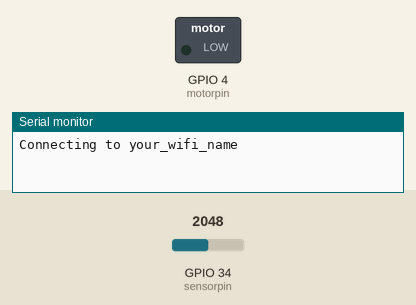
This sketch was run on a simulated ESP32. Parts: switched loads named in the sketch (green lamp = pin HIGH), the last lines printed to the serial monitor. The test bench sets the inputs (shaded band); at power-on: GPIO 34 (sensorpin) = 2048. WiFi joins after 1.5 s; servers stay silent unless stated; no MQTT or app messages arrive unless stated.

Above: at 0.1 s.
At 3.2 s:
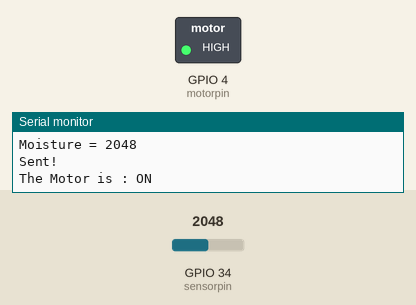
3.3 s: GPIO 34 (sensorpin) set to 739
17.3 s: GPIO 34 (sensorpin) set to 661
28.5 s: GPIO 34 (sensorpin) set to 740
At 29.2 s:
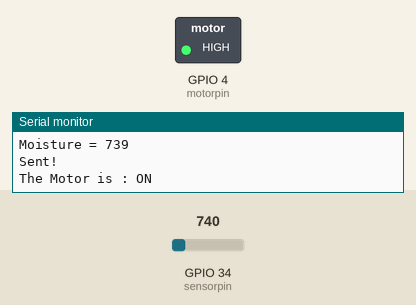
Timing chart, 0 to 31.5 s (numbered marks = the images above; inputs shaded):
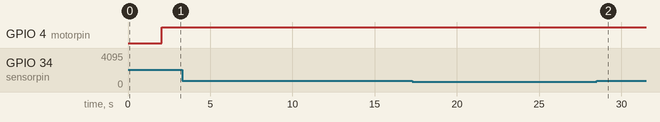

The sketch:

AI-WaterPump.ino
```cpp
#include <WiFi.h>
#include "Adafruit_MQTT.h"
#include "Adafruit_MQTT_Client.h"

#define motorpin 4

#define sensorpin 34

#define WLAN_SSID       "your_wifi_name"
#define WLAN_PASS       "your_wifi_password"

#define AIO_SERVER      "io.adafruit.com"
#define AIO_SERVERPORT  1883

#define AIO_USERNAME  "your_adafruitio_username"
#define AIO_KEY       "your_adafruitio_key"

WiFiClient client;

Adafruit_MQTT_Client mqtt(&client, AIO_SERVER, AIO_SERVERPORT, AIO_USERNAME, AIO_KEY);

Adafruit_MQTT_Publish sensorvalue = Adafruit_MQTT_Publish(&mqtt, AIO_USERNAME "/feeds/sensor");
Adafruit_MQTT_Publish motorstate = Adafruit_MQTT_Publish(&mqtt, AIO_USERNAME "/feeds/motor");

int sensor_value;
int Threshold_value = 700;  // you can change the values as your requirements

void MQTT_connect();

void setup()
{
  Serial.begin(115200);

  pinMode(motorpin, OUTPUT);

  Serial.println();
  Serial.println();
  Serial.println();

  Serial.print("Connecting to ");
  Serial.println(WLAN_SSID);

  WiFi.begin(WLAN_SSID, WLAN_PASS);
  while (WiFi.status() != WL_CONNECTED)
  {
    delay(1000);
    Serial.print(".");
  }
  Serial.println();

  Serial.println("WiFi connected");
  Serial.println("IP address: ");
  Serial.println(WiFi.localIP());

  sensor_value = 0;
}

void loop()
{
  MQTT_connect();

  sensor_value = analogRead(sensorpin);

  Serial.print("Moisture = ");
  Serial.println(sensor_value);

  if(!sensorvalue.publish(sensor_value))
  {
    Serial.println(F("Failed"));
  }
  else
  {
    Serial.println(F("Sent!"));
  }

  if(sensor_value >= Threshold_value)
  {
    digitalWrite(motorpin,HIGH);
    motorstate.publish("ON");
    Serial.println("The Motor is : ON");
  }
  else
  {
    digitalWrite(motorpin,LOW);
    motorstate.publish("OFF");
    Serial.println("The Motor is : OFF");
  }

  delay(15000);
}


void MQTT_connect()
{
  int8_t again;

  if (mqtt.connected())
  {
    return;
  }

  Serial.println("Connecting to Adafruit IO");

  uint8_t retry = 5;

  while ((again = mqtt.connect()) != 0)
  {
       Serial.println(mqtt.connectErrorString(again));
       Serial.println("Retrying Adafruit connection in 5 seconds...");
       mqtt.disconnect();
       delay(5000);
       retry--;

       if (retry == 0)
       {
         while (1);
       }

  }
  Serial.println("Adafruit IO is Connected!");
}
```

Measured:
- after the input at 17.3 s, every drawn part: stays the same
- after the input at 28.5 s, GPIO 4 (motorpin): stays HIGH (without the input it goes to LOW after 3.6 s)
